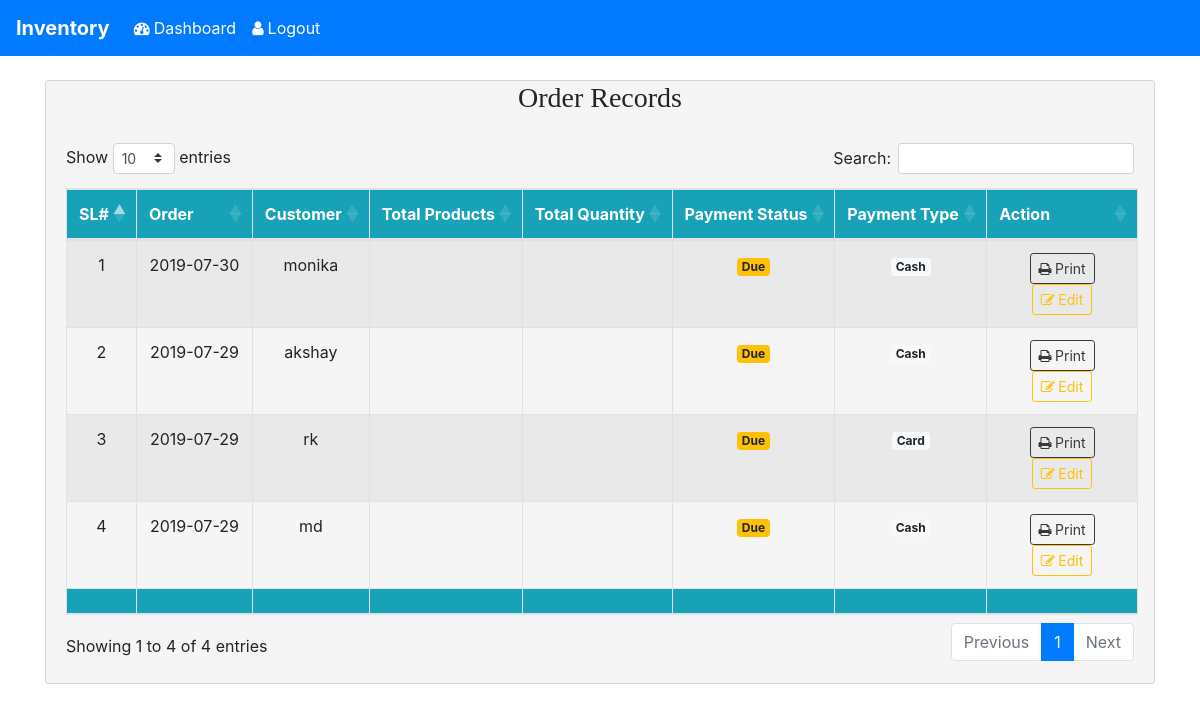
/inventory/manage_orders.php (signed in), run on an earlier commit of the app's database.
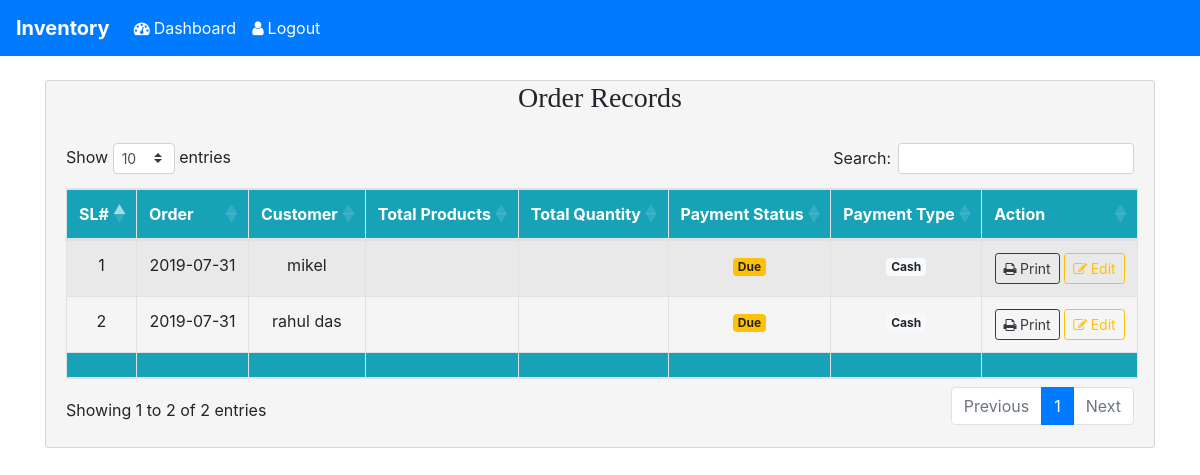
And on a later commit of the database.
### tables this page shows
CREATE TABLE `invoice` (
  `invoice_no` int(11) NOT NULL,
  `ck_key` varchar(100) NOT NULL,
  `cust_name` varchar(100) NOT NULL,
  `order_date` date NOT NULL,
  `sub_total` double NOT NULL,
  `gst` double NOT NULL,
  `discount` double NOT NULL,
  `net_total` double NOT NULL,
  `paid` double NOT NULL,
  `due` double NOT NULL,
  `payment_type` varchar(100) NOT NULL
);

### inventory/lib/Database.php (called while the page is built, shortened)
<?php
Class Database {
    public $host = DB_HOST;
    public $user = DB_USER;
    public $pass = DB_PASS;
    public $dbname = DB_NAME;
    public $link;
    private function connectDB() {
        $this->link = new mysqli($this->host, $this->user, $this->pass, $this->dbname);
    }
    public function select($query) {
        $result = $this->link->query($query) or die($this->link->error . __LINE__);
        if ($result->num_rows>0) {
            return $result;
        } else {
            return false;
        }
    }
}

### inventory/classes/Product.php (called while the page is built, shortened)
<?php
$filepath = realpath(dirname(__FILE__));
include_once ($filepath . '/../lib/Database.php');
class Product {
    private $db;
    public function __construct() {
        $this->db = new Database();
    }
   public function getCustomerOrderDetails(){
        $query = "SELECT * FROM invoice ORDER BY invoice_no DESC";
        $result = $this->db->select($query);
        return $result;
   }
}

### inventory/manage_orders.php (the view, shortened to what this page needs)
<?php
if(!isset($_SESSION['userlogin'])){
    header('location: index.php');
}else{
    include_once("classes/Product.php");
    $pr = new Product();
    $details =$pr->getCustomerOrderDetails();
?>
<!DOCTYPE html>
<html>
    <head>
        <link rel="stylesheet" href="https://stackpath.bootstrapcdn.com/bootstrap/4.3.1/css/bootstrap.min.css">
        <link rel="stylesheet" type="text/css" href="https://stackpath.bootstrapcdn.com/font-awesome/4.7.0/css/font-awesome.min.css"/>
        <link rel="stylesheet" href="https://cdn.datatables.net/1.10.19/css/dataTables.bootstrap4.min.css">
     </head>
     <body>
         <?php include_once("templates/header.php");?>
         <br>
         <div class="container">
             <div class="row">
                 <div class="col-md-12">
                     <div class="card" style="background-color: whitesmoke;">
                         <h3 class="text-center" style="font-family: cursive">Order Records</h3>
                         <div class="card-body">
            <table class="table table-striped table-bordered table-condensed table-hover text-center" id="example">
             <thead>
                 <tr class="badge-info text-center">
                     <td><b>SL#</b></td>
                     <td><b>Order</b></td>
                     <td><b>Customer</b></td>
                     <td><b>Total Products</b></td>
                     <td><b>Total Quantity</b></td>
                     <td><b>Payment Status</b></td>
                     <td><b>Payment Type</b></td>
                     <td><b>Action</b></td>
                 </tr>
             </thead>
             <tbody>
                 <?php
                 if($details){
                     $i=0;
                     while ($result = $details->fetch_assoc()){
                       $i++;
                 ?>
                   <tr>
                       <td><?php echo $i;?></td>
                       <td><?php echo $result['order_date'];?></td>
                       <td><?php echo $result['cust_name'];?></td>
                       <td><?php echo $result['total_item'];?></td>
                       <td><?php echo $result['total_qty'];?></td>
                       <td>
                           <?php if($result['due']==0){ ?>
                           <span class="badge badge-success">Full Payment</span>
                           <?php }else{?>
                           <span class="badge badge-warning">Due</span>
                           <?php }?>
                       </td>
                       <td><span class="badge badge-light"><?php echo $result['payment_type'];?></span></td>
                       <td>
                           <a href="#" class="btn btn-outline-dark btn-sm"><i class="fa fa-print">&nbsp;</i>Print</a>
                           <a href="update_orders.php?invoice_no=<?php echo $result['invoice_no'];?>" class="btn btn-outline-warning btn-sm"><i class="fa fa-edit">&nbsp;</i>Edit</a>
                       </td>
                   </tr>
                 <?php }}?>
             </tbody>
             <tfoot>
                 <tr class="badge-info text-center">
                     <td></td>
                     <td></td>
                     <td></td>
                     <td></td>
                     <td></td>
                     <td></td>
                     <td></td>
                     <td></td>
                 </tr>
             </tfoot>
         </table>
                         </div>
                     </div>
                 </div>
             </div>
         </div>
     </body>
</html>
<?php }?>

### inventory/templates/header.php (shortened to what this page needs)
<nav class="navbar navbar-expand-lg navbar-dark bg-primary">
    <a class="navbar-brand font-weight-bolder" href="#">Inventory</a>
    <div class="collapse navbar-collapse" id="navbarNavAltMarkup">
        <div class="navbar-nav">
            <?php if(isset($_SESSION['uId'])){ ?>
            <a class="nav-item nav-link active" href="dashboard.php"><i class="fa fa-tachometer">&nbsp;</i>Dashboard</a>
            <?php }?>
            <?php if(isset($_SESSION['uId'])){ ?>
            <a class="nav-item nav-link active" href="logout.php"><i class="fa fa-user">&nbsp;</i>Logout</a>
            <?php }else { ?>
            <a class="nav-item nav-link active" href="index.php"><i class="fa fa-user">&nbsp;</i>Login</a>
            <?php }?>
        </div>
    </div>
</nav>

What changed in the data, as far as the page shows it:
removed invoice: order_date "2019-07-30", cust_name "monika", due "Due", payment_type "Cash"
removed invoice: order_date "2019-07-29", cust_name "rk", due "Due", payment_type "Card"
changed invoice: order_date "2019-07-29" → "2019-07-31"; cust_name "akshay" → "mikel"
changed invoice: order_date "2019-07-29" → "2019-07-31"; cust_name "md" → "rahul das"
Also different on the page:
text written by a page script: "Show entries Search: Showing 1 to 4 of 4 entries Previous 1 Next" → "Show entries Search: Showing 1 to 2 of 2 entries Previous 1 Next"
